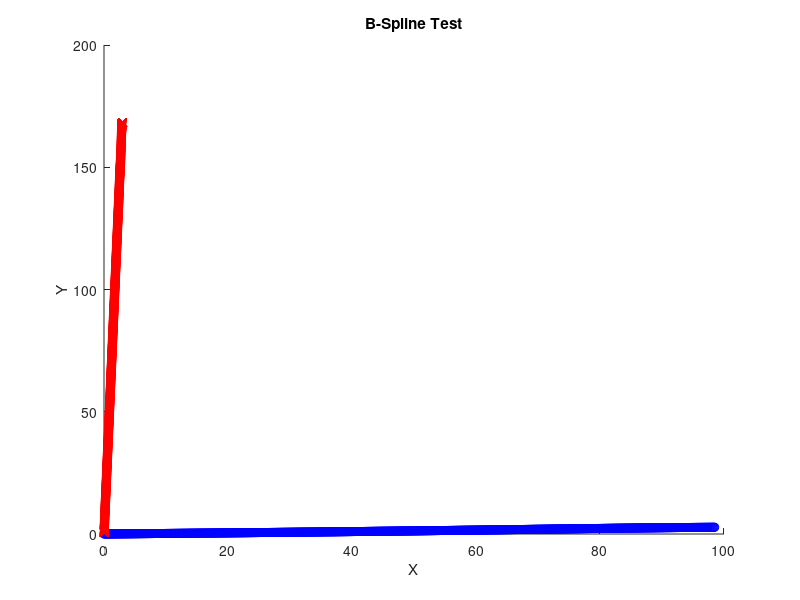

Write MATLAB code to recreate this figure. (Note: this script raises an error after producing the figure.)
%% B-Spline Test
% By Chanoh Park
% copark86@gmail.com
% 12 Nov 2016

close all
clear all


TestData_or_RealData = 0
if TestData_or_RealData
    % Sample data point
    p = [1 1; 2 3; 4 5; 6 6; 5 4; 6 7 ; 9 9; 12 15 ];
else
    % Real data: fish eye lens Theta vs R distortion data
    load BSplineData
end

i = 1;
for r = 0:0.01:3
    theta(i) = r;
    i = i+1;
end
pp = theta;
% Number of sample points
Np = length(pp)

% Number of control points
Nq = 20;

if Nq >Np
    Nq=Np;
end

% Basis matrix
M = [-1 3 -3 1;3 -6 3 0; -3 0 3 0;1 4 1 0];

N(Np,Nq)=0


%% Calculate the best control point locations
for i = 0: Np-1

    % float
    index_f = Nq*(i/Np);
    
    % int	
    index_i = floor(index_f);
    t = index_f -index_i;
    
    % Q-1 Q0 Q1 Q2
    indexV = (index_i-1:index_i+2)+1;
    indexV(find(indexV<1))=1;
    indexV(find(indexV>Nq))=Nq;
    
    tv = [t^3 t^2 t 1];
    
    temp=tv*M/6;
    N(i+1,indexV(1)) = N(i+1,indexV(1)) +temp(1); 
    N(i+1,indexV(2)) = N(i+1,indexV(2)) +temp(2); 
    N(i+1,indexV(3)) = N(i+1,indexV(3)) +temp(3);
    N(i+1,indexV(4)) = N(i+1,indexV(4)) +temp(4);
    
end

invNN_Nt=inv(N'*N)*N';

% Control points
%Q=invNN_Nt*p;
Q=invNN_Nt*pp';

%% Draw line 

% Number of steps
r =0:0.001:3;
Nbs = length(r);
hold on
BSpline_=[0 ];

for i = 1:Nbs
    
    % divide Number of Control points by Nbs steps
    index_f = Nq*(r(i)/3);
    
    % current control point index
    index_int = floor(index_f);
    
    t_ = index_f-index_int;
    tv = [t_^3 t_^2 t_ 1];
    
    % saving data
    t_save(i,1)=index_f;
    t_save(i,2)=index_int;
    t_save(i,3)=t_;
    % control points index 
    indexV =( index_int-1:index_int+2)+1;
    indexV(find(indexV<1))=1;
    indexV(find(indexV>Nq))=Nq;
    
    Q_4 = Q(indexV,:); 
    pbs=tv*M*Q_4/6;
    BSpline_=[BSpline_;pbs];
end
BSpline_l = BSpline_(2:end,:)/pi*180 


%% spline display
a=plot(p(:,1),p(:,2),'-bo')
hold on

title('B-Spline Test');
xlabel('X'); ylabel('Y');

i = (0:Nbs-1)*(3/Nbs);
plot(i,BSpline_l,'-rx');
hold on
c=plot(Q(:,1),Q(:,2),'ms');

legend([a,b,c],'Original','B-Spline','Control points');

figure
plot(t_save(:,1),t_save(:,3),'rx');
hold on
plot(t_save(:,1),t_save(:,3));
title('t value visualization');
xlabel('0~Nq'); ylabel('t');


%% weight visualization
figure
weights = [0 0 0 0 0];
for t = 0:0.01:1
    tv = [t^3 t^2 t 1];
    weights = [weights; [tv*M t]];
end
weights = weights(2:end,:)

g1=plot(weights(:,5),weights(:,1),'r')
hold on
g2=plot(weights(:,5),weights(:,2),'g')
g3=plot(weights(:,5),weights(:,3),'m')
g4=plot(weights(:,5),weights(:,4),'b')
title('weights visualization');
xlabel('t = 0~1'); ylabel('Weights');
legend([g1 g2 g3 g4],'W for Q_n-1','W for Q_n','W for Q_n+1','W for Q_n+2');

figure
g1=plot(weights(:,5)+1,weights(:,1),'r')
hold on
g2=plot(weights(:,5),weights(:,2),'g')
g3=plot(weights(:,5)-1,weights(:,3),'m')
g4=plot(weights(:,5)-2,weights(:,4),'b')
title('weights visualization');
xlabel('t = 0~1'); ylabel('Weights');
legend([g1 g2 g3 g4],'W for Q_n-1','W for Q_n','W for Q_n+1','W for Q_n+2');

